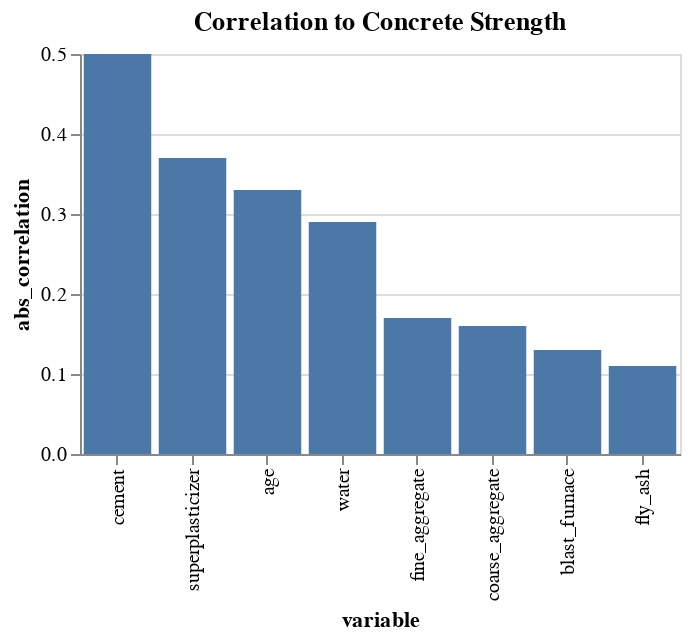

Here is the notebook cell this chart was saved with:
### Markdown cell above
## Correlation to Concrete Strength
Important variables are cement, superplasticizer and age

### Code cell
# Create empty cortable dataframe (var1, var2, correlation)
cortable = DataFrame(var1 = Symbol[], var2 = Symbol[], correlation = Float64[]);

# Populate the columns
for i in names(concrete), j in names(concrete)
  push!(cortable, (i, j, cor(concrete[!, i], concrete[!, j])))
end

# Manipulate table for ploting 
cordata = cortable |>
@filter(_.var1 != :concrete_strength) |>
@filter(_.var2 == :concrete_strength) |>
@mutate(abs_correlation = abs(_.correlation)) |>
@mutate(abs_correlation = round(_.abs_correlation, digits = 2)) |>
@rename(:var1 => :variable) |>
@select(:variable, :abs_correlation) |>
DataFrame


# Create Vegalite plot
@vlplot(
  data = cordata,
  mark = :bar,
  x = {"variable:n", sort = "-y"},
  y = "abs_correlation:q",
  title = "Correlation to Concrete Strength",
  height = 200,
  width = 300
  
)

### Figure 1 — Vega-Lite specification as saved in the notebook (floating-point values rounded to 4 significant figures)
{"data": {"values": [{"variable": "cement", "abs_correlation": 0.5}, {"variable": "blast_furnace", "abs_correlation": 0.13}, {"variable": "fly_ash", "abs_correlation": 0.11}, {"variable": "water", "abs_correlation": 0.29}, {"variable": "superplasticizer", "abs_correlation": 0.37}, {"variable": "coarse_aggregate", "abs_correlation": 0.16}, {"variable": "fine_aggregate", "abs_correlation": 0.17}, {"variable": "age", "abs_correlation": 0.33}]}, "mark": "bar", "title": "Correlation to Concrete Strength", "height": 200, "width": 300, "encoding": {"x": {"sort": "-y", "field": "variable", "type": "nominal"}, "y": {"field": "abs_correlation", "type": "quantitative"}}}
